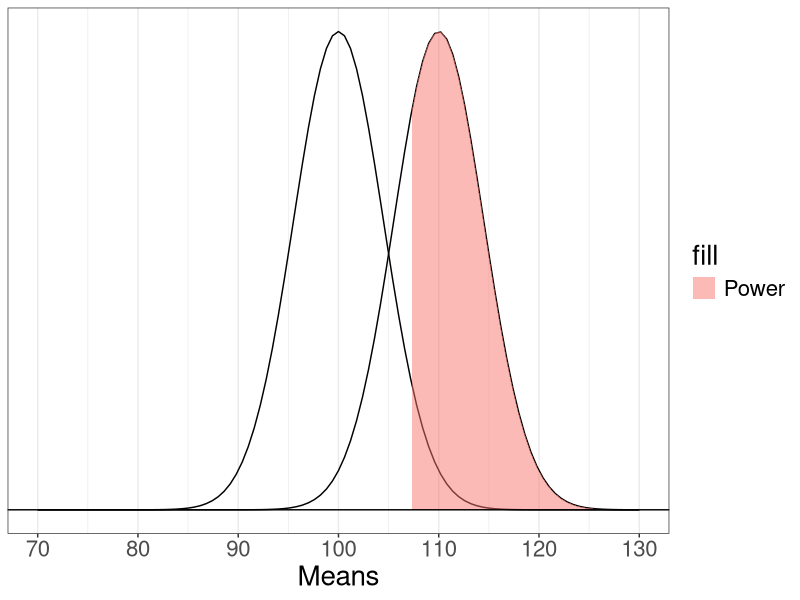
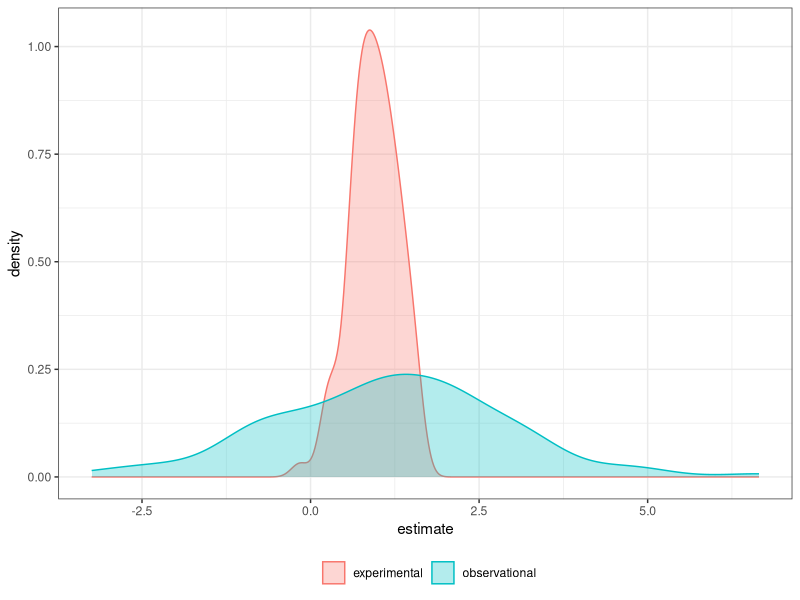
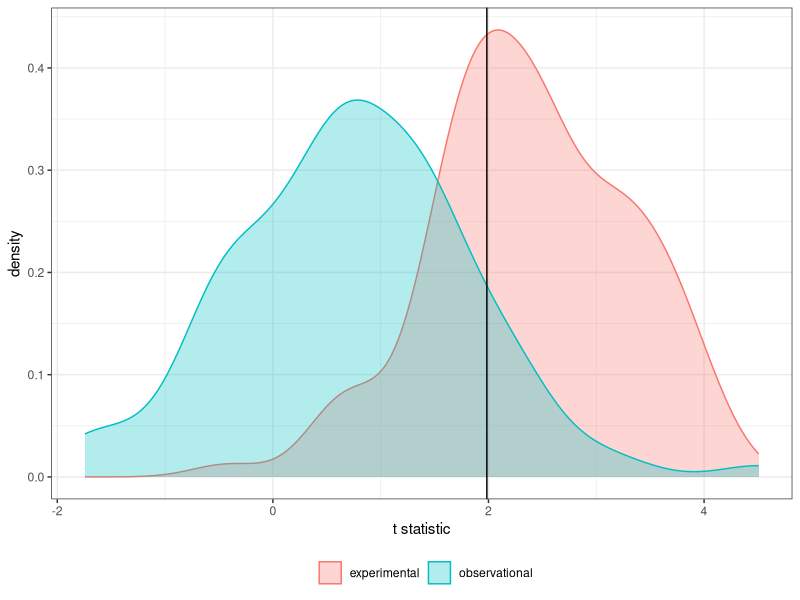

R code for these plots, in order: (Note: this script raises an error after producing the figures.)
## ---- chunk 1
library(tidyverse)
mu = 100
s = 20
mean = 110
n = 20
sem = s/sqrt(n)
cv = qnorm(mean = mu, sd = sem, p = .05, lower.tail = F)

ggplot(data.frame(x = seq(70, 130)), aes(x)) +
  stat_function(fun = function(x) dnorm(x, m = mu, sd = sem)) +
  stat_function(fun = function(x) dnorm(x, m = mean, sd = sem)) +
  stat_function(fun = function(x) dnorm(x, m = mean, sd = sem),
                geom = "area", xlim = c(cv, 130), 
                aes(fill = "Power"), alpha = .5) +
  #geom_vline(aes(xintercept = mu))+
  #geom_vline(aes(xintercept = mean))+
  geom_hline(aes(yintercept = 0))+
  scale_x_continuous("Means", breaks = seq(70,130,10)) +
  scale_y_continuous(NULL, breaks = NULL) + 
  guides(color = F)+
  theme_bw()+
  theme( text = element_text(size = 20))
## ---- chunk 2
R2 = .10
(f = R2/(1-R2))
library(pwr)
pwr.f2.test(u = 3, # number of predictors in the model
            f2 = f, 
            sig.level = .05, #alpha
            power =.90) # desired power
## ---- chunk 3
R2 = .10
RX1 = .03
(f = (R2-RX1)/(1-R2))
pwr.f2.test(u = 3, # number of predictors in the model
            f2 = f, 
            sig.level = .05, #alpha
            power =.90) # desired power
## ---- chunk 4
X = rep(c(-1,1), each = 50)
Z = rep(c(-1,1), times = 50)
table(X,Z)
## ---- chunk 5
X = rnorm(n = 100, mean = 0, sd = .5)
Z = rnorm(n = 100, mean = 0, sd = .5)
X = round(X/.2)*.2
Z = round(Z/.2)*.2

psych::describe(data.frame(X,Z), fast = T)
## ---- chunk 6
Y = 0 + 1*X + 1*Z + 1*X*Z + rnorm(n = 100, mean = 0, sd = 4)
summary(lm(Y ~ X*Z))
## ---- chunk 7
set.seed(0305)
## ---- chunk 8
# for experimental studies
sim = 100
ebeta_xz = numeric(length = 100)
et_xz = numeric(length = 100)
for(i in 1:sim){
  # simulate data
  X = rep(c(-1,1), each = 50)
  Z = rep(c(-1,1), times = 50)
 
  
   Y = 0 + 1*X + 1*Z + 1*X*Z + 
    rnorm(n = 100, mean = 0, sd = 4)
  #run model
  model = lm(Y ~ X*Z)
  coef = coef(summary(model))
  #extract coefficients
  beta = coef["X:Z", "Estimate"]
  t_val = coef["X:Z", "t value"]
  #save to vectors
  ebeta_xz[i] = beta
  et_xz[i] = t_val
}
## ---- chunk 9
# for observational studies

obeta_xz = numeric(length = 100)
ot_xz = numeric(length = 100)
for(i in 1:sim){
  # simulate data
  X = rnorm(n = 100, mean=0, sd = .5)
  Z = rnorm(n = 100, mean=0, sd = .5)
  X = round(X/.2)*.2
  Z = round(Z/.2)*.2
  Y = 0 + 1*X + 1*Z + 1*X*Z + 
    rnorm(n = 100, mean = 0, sd = 4)
  #run model
  model = lm(Y ~ X*Z)
  coef = coef(summary(model))
  #extract coefficients
  beta = coef["X:Z", "Estimate"]
  t_val = coef["X:Z", "t value"]
  #save to vectors
  obeta_xz[i] = beta
  ot_xz[i] = t_val
}
## ---- chunk 10
mean(ebeta_xz)
mean(obeta_xz)
## ---- chunk 11
data.frame(sim = rep(c("experimental", "observational"), each = 100),
           estimate = c(ebeta_xz, obeta_xz)) %>%
  ggplot(aes(x = estimate)) + 
  geom_density(aes(fill = sim, color = sim), alpha = .3) +
  scale_color_discrete("") + scale_fill_discrete("")+
  theme_bw() + theme(legend.position = "bottom")
## ---- chunk 12
mean(et_xz)
mean(ot_xz)
## ---- chunk 13
data.frame(sim = rep(c("experimental", "observational"), each = 100),
           t_val = c(et_xz, ot_xz)) %>%
  ggplot(aes(x = t_val)) + 
  geom_density(aes(fill = sim, color = sim), alpha = .3) +
  geom_vline(aes(xintercept = qt(p = .975, df = 100-3-1)))+
  scale_x_continuous("t statistic") +
  scale_color_discrete("") + scale_fill_discrete("")+
  theme_bw() + theme(legend.position = "bottom")
## ---- chunk 14
cv = qt(p = .975, df = 100-3-1)
esig = et_xz > cv
sum(esig)

osig = ot_xz > cv
sum(osig)
## ---- chunk 15
knitr::include_graphics("images/efficiency.png")
